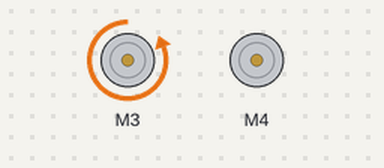
Bench run of a sketch on a simulated Arduino Uno, built with avr-gcc and run on an emulated ATmega328P. Parts: 2 × DC motor (green arrow = forward, orange = backward, longer = faster).

Above: at 0.1 s.
At 0.6 s:
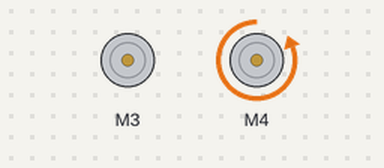
At 1.1 s:
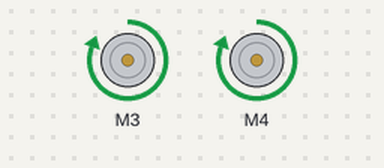
Timing chart, 0 to 2.6 s (numbered marks = the images above):
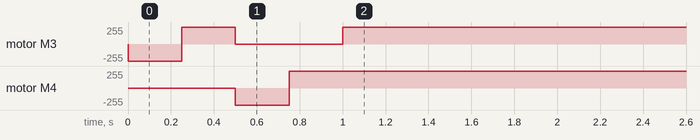

Measured:
- by itself, motor M3: stopped → backward 255/255 at 0.00 s, → forward 255/255 0.25 s later, → stopped 0.25 s later, → forward 255/255 0.50 s later

The sketch:

MotorTest.ino
```cpp
#include <Adafruit_MotorShield.h>

//creates motor shield object and motors
Adafruit_MotorShield AFMS = Adafruit_MotorShield();
Adafruit_DCMotor *leftMotor = AFMS.getMotor(3);
Adafruit_DCMotor *rightMotor = AFMS.getMotor(4);
void setup() {
  AFMS.begin();

  //TEST DANCE
  //Do A Little Dance
  leftMotor->setSpeed(255);
  leftMotor->run(BACKWARD);
  delay(250);
  leftMotor->run(FORWARD);
  delay(250);
  leftMotor->run(RELEASE);

  //Make A Little Noise
  rightMotor->setSpeed(255);
  rightMotor->run(BACKWARD);
  delay(250);
  rightMotor->run(FORWARD);
  delay(250);
  rightMotor->run(RELEASE);
}

char command = ' ';
void loop() {
  leftMotor->run(FORWARD);
  rightMotor->run(FORWARD);
}
```
